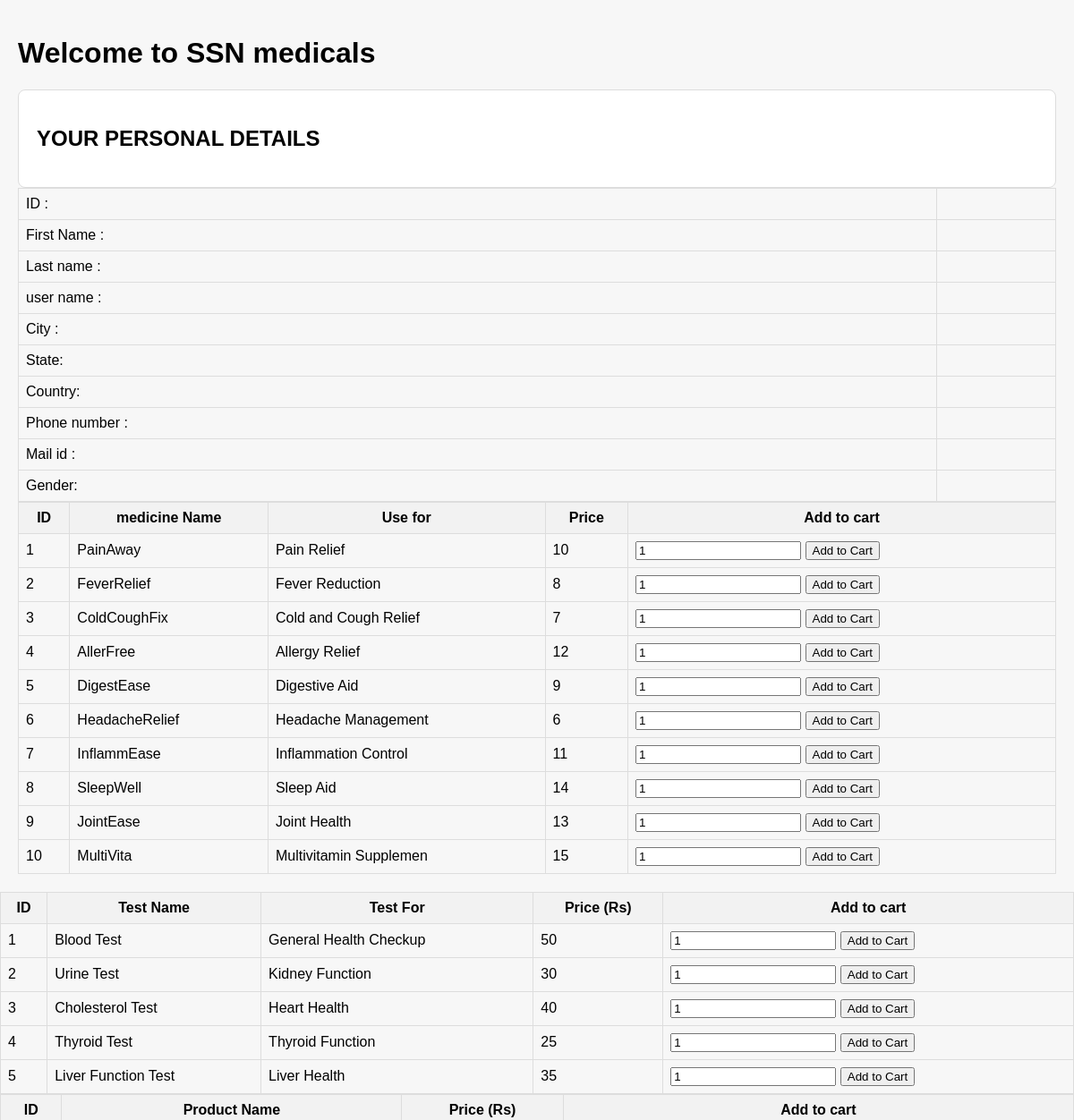
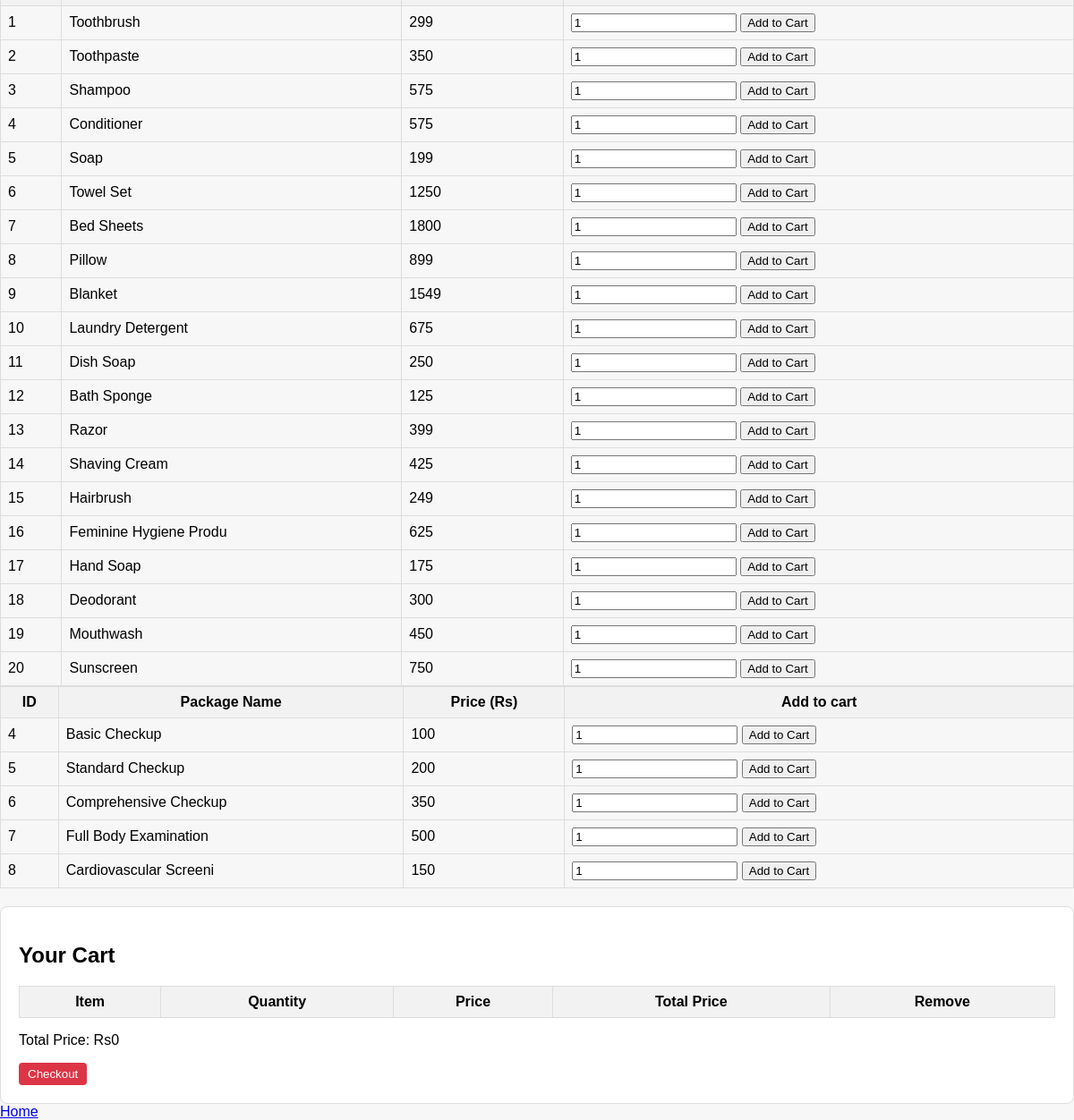
/customer.php, run on the app's committed database (2 pictures, top to bottom).
### tables this page shows
CREATE TABLE `tablets` (
  `id` int(22) NOT NULL,
  `name` varchar(22) NOT NULL,
  `usagefor` varchar(22) NOT NULL,
  `price` int(22) NOT NULL
);

CREATE TABLE `labtest` (
  `id` int(22) NOT NULL,
  `name` varchar(255) DEFAULT NULL,
  `testfor` varchar(22) NOT NULL,
  `price` int(22) NOT NULL
);

CREATE TABLE `products` (
  `id` int(22) NOT NULL,
  `name` varchar(22) NOT NULL,
  `price` int(22) NOT NULL
);

CREATE TABLE `healthcare` (
  `id` int(22) NOT NULL,
  `name` varchar(22) DEFAULT NULL,
  `price` int(22) NOT NULL
);

### customer.php (the view, shortened to what this page needs)
<?php
include('database.php');
$medicineOptions = [];
$labTestOptions = [];
$productOptions = [];
$healthcareOptions = [];
$sqlMedicine = "SELECT id, name, usagefor, price FROM tablets";
$resultMedicine = $con->query($sqlMedicine);
if ($resultMedicine->num_rows > 0) {
    while ($row = $resultMedicine->fetch_assoc()) {
        $medicineOptions[] = $row;
    }
}
$sqlLabTest = "SELECT id, name, testfor, price FROM labtest";
$resultLabTest = $con->query($sqlLabTest);
if ($resultLabTest->num_rows > 0) {
    while ($row = $resultLabTest->fetch_assoc()) {
        $labTestOptions[] = $row;
    }
}
$sqlProduct = "SELECT id, name, price FROM products";
$resultProduct = $con->query($sqlProduct);
if ($resultProduct->num_rows > 0) {
    while ($row = $resultProduct->fetch_assoc()) {
        $productOptions[] = $row;
    }
}
$sqlHealthcare = "SELECT id, name , price FROM healthcare";
$resultHealthcare = $con->query($sqlHealthcare);
if ($resultHealthcare->num_rows > 0) {
    while ($row = $resultHealthcare->fetch_assoc()) {
        $healthcareOptions[] = $row;
    }
}
?>
<!DOCTYPE html>
<html lang="en">
<head>
</head>
<body>
<div id="container">
        <h1 >Welcome to SSN medicals </h1>
 <table>
    <tr>
        <td> ID : </td>
        <td><?php echo$i;       ?></td>
    </tr>
    <tr>
        <td>First Name :</td>
        <td><?php echo$fname;       ?></td>
    </tr>
    <tr>
        <td>Last name :</td>
        <td><?php echo$lname;       ?></td>
    </tr>
    <tr>
        <td>user name :</td>
        <td><?php echo$mname;       ?></td>
    </tr>
    <tr>
        <td>City :</td>
        <td><?php echo$ads;       ?></td>
    </tr>
    <tr>
        <td>State:</td>
        <td><?php echo$c;       ?></td>
    </tr>
    <tr>
        <td>Country:</td>
        <td><?php echo$co;      ?></td>
    </tr>
    <tr>
        <td>Phone number :</td>
        <td><?php echo$ph;       ?></td>
    </tr>
    <tr>
        <td>Mail id :</td>
        <td><?php echo$m;       ?></td>
    </tr>
    <tr>
        <td>Gender:</td>
        <td><?php echo$g;       ?></td>
    </tr>
   </div>
<div class="shopping-container">
    <h2>YOUR PERSONAL DETAILS</h2>
    <div id="div2">
        <table>
            <tr>
                <th>ID</th>
                <th>medicine Name</th>
                <th>Use for</th>
                <th>Price</th>
                <th>Add to cart</th>
            </tr>
            <?php
            foreach ($medicineOptions as $medicine) {
                $id = $medicine['id'];
                $name = $medicine['name'];
                $usagefor = $medicine['usagefor'];
                $price = $medicine['price'];
                ?>
                <tr>
                    <td><?php echo $id; ?></td>
                    <td><?php echo $name; ?></td>
                    <td><?php echo $usagefor; ?></td>
                    <td><?php echo $price; ?></td>
                    <td>
                        <form action="#" method="POST">
                            <input type="number" name="quantity" value="1" min="1">
                            <button type="submit" name="add_to_cart">Add to Cart</button>
                        </form>
                    </td>
                </tr>
                <?php
            }
            ?>
        </table>
    </div>
</div>
<div class="content" id="labtests">
    <table>
        <tr>
            <th>ID</th>
            <th>Test Name</th>
            <th>Test For</th>
            <th>Price (Rs)</th>
            <th>Add to cart</th>
        </tr>
        <?php
        foreach ($labTestOptions as $labtest) {
            $id = $labtest['id'];
            $testName = $labtest['name'];
            $testFor = $labtest['testfor'];
            $price = $labtest['price'];
            ?>
            <tr>
                <td><?php echo $id; ?></td>
                <td><?php echo $testName; ?></td>
                <td><?php echo $testFor; ?></td>
                <td><?php echo $price; ?></td>
                <td>
                    <form action="#" method="POST">
                        <input type="number" name="quantity" value="1" min="1">
                        <button type="submit" name="add_to_cart">Add to Cart</button>
                    </form>
                </td>
            </tr>
            <?php
        }
        ?>
    </table>
</div>
<div class="content" id="products">
    <table>
        <tr>
            <th>ID</th>
            <th>Product Name</th>
            <th>Price (Rs)</th>
            <th>Add to cart</th>
        </tr>
        <?php
        foreach ($productOptions as $product) {
            $id = $product['id'];
            $productName = $product['name'];
            $price = $product['price'];
            ?>
            <tr>
                <td><?php echo $id; ?></td>
                <td><?php echo $productName; ?></td>
                <td><?php echo $price; ?></td>
                <td>
                    <form action="#" method="POST">
                        <input type="number" name="quantity" value="1" min="1">
                        <button type="submit" name="add_to_cart">Add to Cart</button>
                    </form>
                </td>
            </tr>
            <?php
        }
        ?>
    </table>
</div>
<div class="content" id="healthpackages">
    <table>
        <tr>
            <th>ID</th>
            <th>Package Name</th>
            <th>Price (Rs)</th>
            <th>Add to cart</th>
        </tr>
        <?php
        foreach ($healthcareOptions as $healthPackage) {
            $id = $healthPackage['id'];
            $packageName = $healthPackage['name'];
            $price = $healthPackage['price'];
            ?>
            <tr>
                <td><?php echo $id; ?></td>
                <td><?php echo $packageName; ?></td>
                <td><?php echo $price; ?></td>
                <td>
                    <form action="#" method="POST">
                        <input type="number" name="quantity" value="1" min="1">
                        <button type="submit" name="add_to_cart">Add to Cart</button>
                    </form>
                </td>
            </tr>
            <?php
        }
        ?>
    </table>
</div>
<div class="cart">
    <h2>Your Cart</h2>
    <table>
        <tr>
            <th>Item</th>
            <th>Quantity</th>
            <th>Price</th>
            <th>Total Price</th>
            <th>Remove</th>
        </tr>
        <?php
        $totalPrice = 0;
                ?>
    </table>
    <p>Total Price: Rs<?php echo $totalPrice; ?></p>
    <form action="checkout.php" method="POST">
        <button class="checkout-button" type="submit" name="checkout">Checkout</button>
    </form>
</div>
<div class="navigation-buttons">
        <a href="index.php" class="button">Home</a>
    </div>
</body>
</html>

### customer.php (style rules this page uses)
body { font-family: Arial, sans-serif; margin: 0; padding: 0; background-color: #f7f7f7; }
#container { max-width: 1200px; margin: 0 auto; padding: 20px; }
table { border-collapse: collapse; width: 100%; }
table, th, td { border: 1px solid #ddd; padding: 8px; }
th { background-color: #f2f2f2; }
.shopping-container { margin-top: 20px; padding: 20px; border: 1px solid #ddd; background-color: #fff; border-radius: 8px; }
.cart { border: 1px solid #ddd; padding: 20px; margin-top: 20px; background-color: #fff; border-radius: 8px; }
.checkout-button { background-color: #007bff; color: #fff; border: none; border-radius: 4px; padding: 8px 16px; cursor: pointer; }
.cart table { width: 100%; border-collapse: collapse; }
.cart th, .cart td { border: 1px solid #ddd; padding: 8px; text-align: center; }
.cart form button[type="submit"] { background-color: #dc3545; color: #fff; border: none; padding: 5px 10px; border-radius: 4px; cursor: pointer; }

### data on the page
tablets: id "1", name "PainAway", usagefor "Pain Relief", price "10"
tablets: id "2", name "FeverRelief", usagefor "Fever Reduction", price "8"
tablets: id "3", name "ColdCoughFix", usagefor "Cold and Cough Relief", price "7"
tablets: id "4", name "AllerFree", usagefor "Allergy Relief", price "12"
tablets: id "5", name "DigestEase", usagefor "Digestive Aid", price "9"
tablets: id "6", name "HeadacheRelief", usagefor "Headache Management", price "6"
tablets: id "7", name "InflammEase", usagefor "Inflammation Control", price "11"
tablets: id "8", name "SleepWell", usagefor "Sleep Aid", price "14"
tablets: id "9", name "JointEase", usagefor "Joint Health", price "13"
tablets: id "10", name "MultiVita", usagefor "Multivitamin Supplemen", price "15"
labtest: id "1", name "Blood Test", testfor "General Health Checkup", price "50"
labtest: id "2", name "Urine Test", testfor "Kidney Function", price "30"
labtest: id "3", name "Cholesterol Test", testfor "Heart Health", price "40"
labtest: id "4", name "Thyroid Test", testfor "Thyroid Function", price "25"
labtest: id "5", name "Liver Function Test", testfor "Liver Health", price "35"
products: id "1", name "Toothbrush", price "299"
products: id "2", name "Toothpaste", price "350"
products: id "3", name "Shampoo", price "575"
products: id "4", name "Conditioner", price "575"
products: id "5", name "Soap", price "199"
products: id "6", name "Towel Set", price "1250"
products: id "7", name "Bed Sheets", price "1800"
products: id "8", name "Pillow", price "899"
products: id "9", name "Blanket", price "1549"
products: id "10", name "Laundry Detergent", price "675"
products: id "11", name "Dish Soap", price "250"
products: id "12", name "Bath Sponge", price "125"
products: id "13", name "Razor", price "399"
products: id "14", name "Shaving Cream", price "425"
products: id "15", name "Hairbrush", price "249"
products: id "16", name "Feminine Hygiene Produ", price "625"
products: id "17", name "Hand Soap", price "175"
products: id "18", name "Deodorant", price "300"
products: id "19", name "Mouthwash", price "450"
products: id "20", name "Sunscreen", price "750"
healthcare: id "4", name "Basic Checkup", price "100"
healthcare: id "5", name "Standard Checkup", price "200"
healthcare: id "6", name "Comprehensive Checkup", price "350"
healthcare: id "7", name "Full Body Examination", price "500"
healthcare: id "8", name "Cardiovascular Screeni", price "150"

### other printed values
$totalPrice "0"
